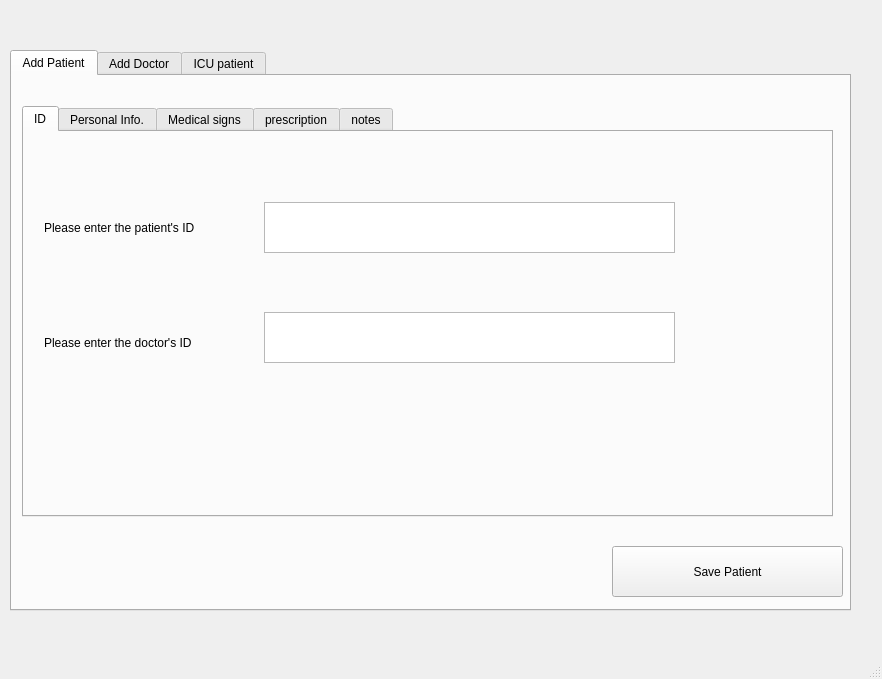
<?xml version="1.0" encoding="UTF-8"?>
<ui version="4.0">
 <class>Informations</class>
 <widget class="QMainWindow" name="Informations">
  <property name="geometry">
   <rect>
    <x>0</x>
    <y>0</y>
    <width>882</width>
    <height>679</height>
   </rect>
  </property>
  <property name="windowTitle">
   <string>Informations</string>
  </property>
  <widget class="QWidget" name="centralwidget">
   <widget class="QTabWidget" name="mainwidget">
    <property name="geometry">
     <rect>
      <x>10</x>
      <y>50</y>
      <width>841</width>
      <height>561</height>
     </rect>
    </property>
    <property name="currentIndex">
     <number>0</number>
    </property>
    <property name="iconSize">
     <size>
      <width>16</width>
      <height>16</height>
     </size>
    </property>
    <widget class="QWidget" name="patienttab">
     <attribute name="title">
      <string>Add Patient</string>
     </attribute>
     <widget class="QPushButton" name="saveButton">
      <property name="geometry">
       <rect>
        <x>600</x>
        <y>470</y>
        <width>231</width>
        <height>51</height>
       </rect>
      </property>
      <property name="sizePolicy">
       <sizepolicy hsizetype="Preferred" vsizetype="Preferred">
        <horstretch>0</horstretch>
        <verstretch>0</verstretch>
       </sizepolicy>
      </property>
      <property name="font">
       <font>
        <weight>50</weight>
        <bold>false</bold>
        <underline>false</underline>
       </font>
      </property>
      <property name="mouseTracking">
       <bool>false</bool>
      </property>
      <property name="text">
       <string>Save Patient</string>
      </property>
     </widget>
     <widget class="QTabWidget" name="patwidget">
      <property name="geometry">
       <rect>
        <x>10</x>
        <y>30</y>
        <width>811</width>
        <height>411</height>
       </rect>
      </property>
      <property name="minimumSize">
       <size>
        <width>30</width>
        <height>16</height>
       </size>
      </property>
      <property name="currentIndex">
       <number>0</number>
      </property>
      <property name="iconSize">
       <size>
        <width>30</width>
        <height>16</height>
       </size>
      </property>
      <widget class="QWidget" name="patid">
       <attribute name="title">
        <string>ID</string>
       </attribute>
       <widget class="QLabel" name="label_21">
        <property name="geometry">
         <rect>
          <x>20</x>
          <y>190</y>
          <width>201</width>
          <height>41</height>
         </rect>
        </property>
        <property name="text">
         <string>Please enter the doctor's ID</string>
        </property>
       </widget>
       <widget class="QTextEdit" name="patpatid">
        <property name="geometry">
         <rect>
          <x>240</x>
          <y>180</y>
          <width>411</width>
          <height>51</height>
         </rect>
        </property>
       </widget>
       <widget class="QTextEdit" name="patdrid">
        <property name="geometry">
         <rect>
          <x>240</x>
          <y>70</y>
          <width>411</width>
          <height>51</height>
         </rect>
        </property>
       </widget>
       <widget class="QLabel" name="label_22">
        <property name="geometry">
         <rect>
          <x>20</x>
          <y>80</y>
          <width>211</width>
          <height>31</height>
         </rect>
        </property>
        <property name="text">
         <string>Please enter the patient's ID</string>
        </property>
       </widget>
      </widget>
      <widget class="QWidget" name="patinfo">
       <attribute name="title">
        <string>Personal Info.</string>
       </attribute>
       <widget class="QLabel" name="label_2">
        <property name="geometry">
         <rect>
          <x>10</x>
          <y>20</y>
          <width>141</width>
          <height>21</height>
         </rect>
        </property>
        <property name="text">
         <string>The Patient's Name</string>
        </property>
       </widget>
       <widget class="QLabel" name="label_3">
        <property name="geometry">
         <rect>
          <x>10</x>
          <y>80</y>
          <width>71</width>
          <height>21</height>
         </rect>
        </property>
        <property name="text">
         <string>Address</string>
        </property>
       </widget>
       <widget class="QLabel" name="label_4">
        <property name="geometry">
         <rect>
          <x>10</x>
          <y>140</y>
          <width>111</width>
          <height>21</height>
         </rect>
        </property>
        <property name="text">
         <string>Phone Number</string>
        </property>
       </widget>
       <widget class="QLabel" name="label">
        <property name="geometry">
         <rect>
          <x>10</x>
          <y>220</y>
          <width>81</width>
          <height>21</height>
         </rect>
        </property>
        <property name="text">
         <string>Birth Date</string>
        </property>
       </widget>
       <widget class="QLabel" name="label_5">
        <property name="geometry">
         <rect>
          <x>480</x>
          <y>220</y>
          <width>41</width>
          <height>21</height>
         </rect>
        </property>
        <property name="text">
         <string>Age</string>
        </property>
       </widget>
       <widget class="QLabel" name="label_6">
        <property name="geometry">
         <rect>
          <x>10</x>
          <y>290</y>
          <width>67</width>
          <height>17</height>
         </rect>
        </property>
        <property name="text">
         <string>Gender</string>
        </property>
       </widget>
       <widget class="QTextEdit" name="patname">
        <property name="geometry">
         <rect>
          <x>160</x>
          <y>10</y>
          <width>531</width>
          <height>41</height>
         </rect>
        </property>
       </widget>
       <widget class="QTextEdit" name="patadd">
        <property name="geometry">
         <rect>
          <x>160</x>
          <y>70</y>
          <width>531</width>
          <height>41</height>
         </rect>
        </property>
        <property name="html">
         <string>&lt;!DOCTYPE HTML PUBLIC &quot;-//W3C//DTD HTML 4.0//EN&quot; &quot;http://www.w3.org/TR/REC-html40/strict.dtd&quot;&gt;
&lt;html&gt;&lt;head&gt;&lt;meta name=&quot;qrichtext&quot; content=&quot;1&quot; /&gt;&lt;style type=&quot;text/css&quot;&gt;
p, li { white-space: pre-wrap; }
&lt;/style&gt;&lt;/head&gt;&lt;body style=&quot; font-family:'Ubuntu'; font-size:11pt; font-weight:400; font-style:normal;&quot;&gt;
&lt;p style=&quot;-qt-paragraph-type:empty; margin-top:0px; margin-bottom:0px; margin-left:0px; margin-right:0px; -qt-block-indent:0; text-indent:0px; font-family:'Ubuntu';&quot;&gt;&lt;br /&gt;&lt;/p&gt;&lt;/body&gt;&lt;/html&gt;</string>
        </property>
       </widget>
       <widget class="QTextEdit" name="patnum">
        <property name="geometry">
         <rect>
          <x>160</x>
          <y>130</y>
          <width>531</width>
          <height>41</height>
         </rect>
        </property>
       </widget>
       <widget class="QTextEdit" name="patage">
        <property name="geometry">
         <rect>
          <x>530</x>
          <y>210</y>
          <width>111</width>
          <height>41</height>
         </rect>
        </property>
       </widget>
       <widget class="QComboBox" name="patgend">
        <property name="geometry">
         <rect>
          <x>170</x>
          <y>290</y>
          <width>86</width>
          <height>25</height>
         </rect>
        </property>
        <item>
         <property name="text">
          <string>Male</string>
         </property>
        </item>
        <item>
         <property name="text">
          <string>Female</string>
         </property>
        </item>
       </widget>
       <widget class="QDateEdit" name="patbirth">
        <property name="geometry">
         <rect>
          <x>160</x>
          <y>210</y>
          <width>211</width>
          <height>31</height>
         </rect>
        </property>
       </widget>
      </widget>
      <widget class="QWidget" name="patsigns">
       <attribute name="title">
        <string>Medical signs</string>
       </attribute>
       <widget class="QLabel" name="label_7">
        <property name="geometry">
         <rect>
          <x>10</x>
          <y>20</y>
          <width>81</width>
          <height>21</height>
         </rect>
        </property>
        <property name="text">
         <string>Heart Rate</string>
        </property>
       </widget>
       <widget class="QLabel" name="label_8">
        <property name="geometry">
         <rect>
          <x>10</x>
          <y>100</y>
          <width>81</width>
          <height>31</height>
         </rect>
        </property>
        <property name="text">
         <string>Temprature</string>
        </property>
       </widget>
       <widget class="QLabel" name="label_9">
        <property name="geometry">
         <rect>
          <x>10</x>
          <y>210</y>
          <width>111</width>
          <height>41</height>
         </rect>
        </property>
        <property name="text">
         <string>Blood Pressure</string>
        </property>
       </widget>
       <widget class="QLabel" name="label_10">
        <property name="geometry">
         <rect>
          <x>270</x>
          <y>20</y>
          <width>91</width>
          <height>21</height>
         </rect>
        </property>
        <property name="font">
         <font>
          <pointsize>8</pointsize>
         </font>
        </property>
        <property name="text">
         <string>Beat/min</string>
        </property>
       </widget>
       <widget class="QLabel" name="label_11">
        <property name="geometry">
         <rect>
          <x>270</x>
          <y>110</y>
          <width>31</width>
          <height>21</height>
         </rect>
        </property>
        <property name="font">
         <font>
          <pointsize>13</pointsize>
         </font>
        </property>
        <property name="text">
         <string>C°</string>
        </property>
       </widget>
       <widget class="QLabel" name="label_12">
        <property name="geometry">
         <rect>
          <x>310</x>
          <y>180</y>
          <width>67</width>
          <height>16</height>
         </rect>
        </property>
        <property name="text">
         <string>diastolic</string>
        </property>
       </widget>
       <widget class="QLabel" name="label_13">
        <property name="geometry">
         <rect>
          <x>170</x>
          <y>180</y>
          <width>67</width>
          <height>17</height>
         </rect>
        </property>
        <property name="text">
         <string>systolic</string>
        </property>
       </widget>
       <widget class="QTextEdit" name="patrate">
        <property name="geometry">
         <rect>
          <x>160</x>
          <y>10</y>
          <width>91</width>
          <height>41</height>
         </rect>
        </property>
       </widget>
       <widget class="QTextEdit" name="pattemp">
        <property name="geometry">
         <rect>
          <x>160</x>
          <y>100</y>
          <width>91</width>
          <height>41</height>
         </rect>
        </property>
       </widget>
       <widget class="QTextEdit" name="patsyspress">
        <property name="geometry">
         <rect>
          <x>160</x>
          <y>210</y>
          <width>91</width>
          <height>41</height>
         </rect>
        </property>
       </widget>
       <widget class="QTextEdit" name="patdiapress">
        <property name="geometry">
         <rect>
          <x>300</x>
          <y>210</y>
          <width>91</width>
          <height>41</height>
         </rect>
        </property>
       </widget>
       <widget class="QLabel" name="label_14">
        <property name="geometry">
         <rect>
          <x>270</x>
          <y>210</y>
          <width>21</width>
          <height>31</height>
         </rect>
        </property>
        <property name="text">
         <string>/</string>
        </property>
       </widget>
      </widget>
      <widget class="QWidget" name="patdrugs">
       <attribute name="title">
        <string>prescription</string>
       </attribute>
       <widget class="QLabel" name="label_15">
        <property name="geometry">
         <rect>
          <x>10</x>
          <y>20</y>
          <width>141</width>
          <height>31</height>
         </rect>
        </property>
        <property name="text">
         <string>The Patient's Drugs</string>
        </property>
       </widget>
       <widget class="QLabel" name="label_16">
        <property name="geometry">
         <rect>
          <x>20</x>
          <y>180</y>
          <width>61</width>
          <height>21</height>
         </rect>
        </property>
        <property name="text">
         <string>period</string>
        </property>
       </widget>
       <widget class="QLabel" name="label_17">
        <property name="geometry">
         <rect>
          <x>20</x>
          <y>100</y>
          <width>71</width>
          <height>21</height>
         </rect>
        </property>
        <property name="text">
         <string>Dose (ml)</string>
        </property>
       </widget>
       <widget class="QTextEdit" name="drug">
        <property name="geometry">
         <rect>
          <x>160</x>
          <y>10</y>
          <width>351</width>
          <height>51</height>
         </rect>
        </property>
       </widget>
       <widget class="QTextEdit" name="dose">
        <property name="geometry">
         <rect>
          <x>160</x>
          <y>90</y>
          <width>351</width>
          <height>51</height>
         </rect>
        </property>
       </widget>
       <widget class="QTextEdit" name="period">
        <property name="geometry">
         <rect>
          <x>160</x>
          <y>170</y>
          <width>351</width>
          <height>51</height>
         </rect>
        </property>
       </widget>
       <widget class="QTextEdit" name="drugfrom">
        <property name="geometry">
         <rect>
          <x>160</x>
          <y>240</y>
          <width>104</width>
          <height>70</height>
         </rect>
        </property>
       </widget>
       <widget class="QTextEdit" name="drugto">
        <property name="geometry">
         <rect>
          <x>410</x>
          <y>240</y>
          <width>104</width>
          <height>70</height>
         </rect>
        </property>
       </widget>
       <widget class="QLabel" name="label_19">
        <property name="geometry">
         <rect>
          <x>20</x>
          <y>260</y>
          <width>91</width>
          <height>31</height>
         </rect>
        </property>
        <property name="text">
         <string>Starts from</string>
        </property>
       </widget>
       <widget class="QLabel" name="label_20">
        <property name="geometry">
         <rect>
          <x>340</x>
          <y>260</y>
          <width>31</width>
          <height>31</height>
         </rect>
        </property>
        <property name="text">
         <string>To</string>
        </property>
       </widget>
      </widget>
      <widget class="QWidget" name="patnotes">
       <attribute name="title">
        <string>notes</string>
       </attribute>
       <widget class="QLabel" name="label_18">
        <property name="geometry">
         <rect>
          <x>20</x>
          <y>0</y>
          <width>461</width>
          <height>71</height>
         </rect>
        </property>
        <property name="font">
         <font>
          <pointsize>14</pointsize>
          <italic>true</italic>
         </font>
        </property>
        <property name="text">
         <string>Please enter all the important notes about the case</string>
        </property>
       </widget>
       <widget class="QTextEdit" name="patnotes_2">
        <property name="geometry">
         <rect>
          <x>20</x>
          <y>60</y>
          <width>561</width>
          <height>251</height>
         </rect>
        </property>
       </widget>
      </widget>
     </widget>
    </widget>
    <widget class="QWidget" name="doctortab">
     <attribute name="title">
      <string>Add Doctor</string>
     </attribute>
    </widget>
    <widget class="QWidget" name="ICUtab">
     <attribute name="title">
      <string>ICU patient</string>
     </attribute>
    </widget>
   </widget>
  </widget>
  <widget class="QMenuBar" name="menubar">
   <property name="geometry">
    <rect>
     <x>0</x>
     <y>0</y>
     <width>882</width>
     <height>22</height>
    </rect>
   </property>
  </widget>
  <widget class="QStatusBar" name="statusbar"/>
 </widget>
 <resources/>
 <connections/>
</ui>
